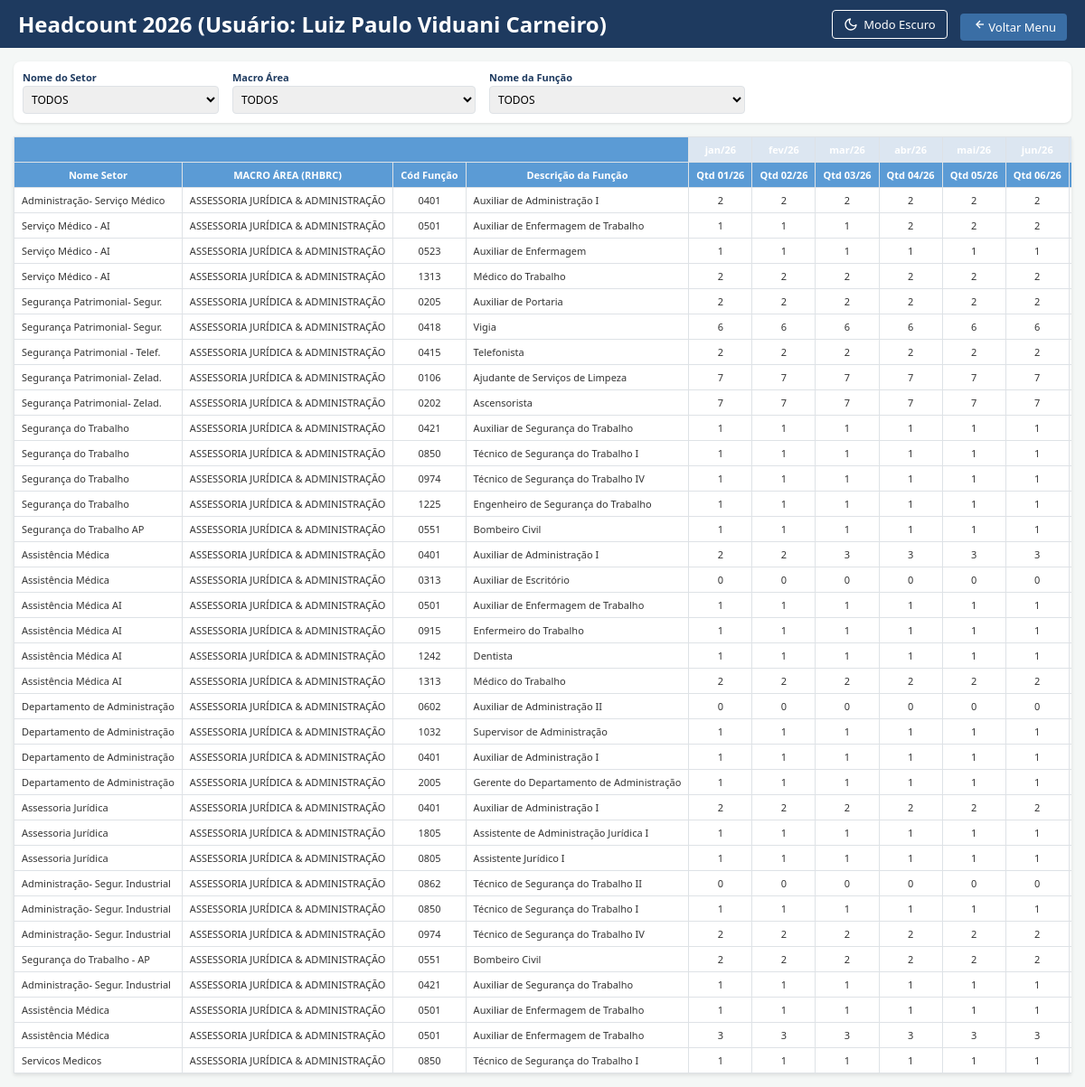
/headcount (signed in), run on the app's committed database.
### tables this page shows
CREATE TABLE headcount (
                    id INTEGER PRIMARY KEY AUTOINCREMENT,
                    cod_empresa TEXT,
                    nome_empresa TEXT,
                    empresa_hc TEXT,
                    cod_setor TEXT,
                    matricula_gestor TEXT,
                    gestor TEXT,
                    atividade_hc TEXT,
                    nome_setor TEXT,
                    macro_area TEXT,
                    cod_funcao TEXT,
                    desc_funcao TEXT,
                    qtd_01 INTEGER DEFAULT 0,
                    qtd_02 INTEGER DEFAULT 0,
                    qtd_03 INTEGER DEFAULT 0,
                    qtd_04 INTEGER DEFAULT 0,
                    qtd_05 INTEGER DEFAULT 0,
                    qtd_06 INTEGER DEFAULT 0,
                    qtd_07 INTEGER DEFAULT 0,
                    qtd_08 INTEGER DEFAULT 0,
                    qtd_09 INTEGER DEFAULT 0,
                    qtd_10 INTEGER DEFAULT 0,
                    qtd_11 INTEGER DEFAULT 0,
                    qtd_12 INTEGER DEFAULT 0
                );

### app.py (the view)
@app.route('/headcount')
def headcount():
    if 'matricula' not in session:
        return redirect(url_for('login'))
    if session.get('tipo', 'simples') == 'simples':
        return redirect(url_for('index'))
    is_master = session.get('is_master', False)
    is_planejador = session.get('is_planejador', False)
    acesso_total_hc = is_master or is_planejador
    matricula = session.get('matricula')
    conn = get_db_connection()
    try:
        total = conn.execute('SELECT COUNT(*) as c FROM headcount').fetchone()['c']
        if total == 0:
            raise sqlite3.OperationalError("Table is empty, forcing seed")
        if acesso_total_hc:
            lista_hc = conn.execute('SELECT * FROM headcount').fetchall()
        else:
            lista_hc = conn.execute('SELECT * FROM headcount WHERE matricula_gestor = ?', (matricula,)).fetchall()
    except sqlite3.OperationalError:
        import pandas as pd
        import shutil
        import os
        try:
            shutil.copy2('HEADCOUNT 2026.xlsx', 'temp_hc.xlsx')
            df = pd.read_excel('temp_hc.xlsx', header=0)
            df = df.dropna(subset=[df.columns[0]])
            conn.execute('''
                CREATE TABLE IF NOT EXISTS headcount (
                    id INTEGER PRIMARY KEY AUTOINCREMENT,
                    cod_empresa TEXT,
                    nome_empresa TEXT,
                    empresa_hc TEXT,
                    cod_setor TEXT,
                    matricula_gestor TEXT,
                    gestor TEXT,
                    atividade_hc TEXT,
                    nome_setor TEXT,
                    macro_area TEXT,
                    cod_funcao TEXT,
                    desc_funcao TEXT,
                    qtd_01 INTEGER DEFAULT 0,
                    qtd_02 INTEGER DEFAULT 0,
                    qtd_03 INTEGER DEFAULT 0,
                    qtd_04 INTEGER DEFAULT 0,
                    qtd_05 INTEGER DEFAULT 0,
                    qtd_06 INTEGER DEFAULT 0,
                    qtd_07 INTEGER DEFAULT 0,
                    qtd_08 INTEGER DEFAULT 0,
                    qtd_09 INTEGER DEFAULT 0,
                    qtd_10 INTEGER DEFAULT 0,
                    qtd_11 INTEGER DEFAULT 0,
                    qtd_12 INTEGER DEFAULT 0
                )
            ''')
            for _, row in df.iterrows():
                cod = str(row.iloc[0]).strip()
                if 'TOTAL' in cod.upper() or 'SUBTOTAL' in cod.upper() or len(cod) == 0 or cod == 'nan':
                    continue
                matr_val = str(row.iloc[4]).strip()
                if matr_val == "nan": matr_val = ""
                conn.execute('''
                    INSERT INTO headcount (
                        cod_empresa, nome_empresa, empresa_hc, cod_setor, matricula_gestor, gestor,
                        atividade_hc, nome_setor, macro_area, cod_funcao, desc_funcao,
                        qtd_01, qtd_02, qtd_03, qtd_04, qtd_05, qtd_06,
                        qtd_07, qtd_08, qtd_09, qtd_10, qtd_11, qtd_12
                    ) VALUES (?,?,?,?,?,?,?,?,?,?,?,?,?,?,?,?,?,?,?,?,?,?,?)
                ''', (
                    str(row.iloc[0]), str(row.iloc[1]), str(row.iloc[2]), str(row.iloc[3]), matr_val, str(row.iloc[5]),
                    str(row.iloc[6]), str(row.iloc[7]), str(row.iloc[9]), str(row.iloc[10]), str(row.iloc[11]),
                    int(row.iloc[12]) if pd.notna(row.iloc[12]) else 0,
                    int(row.iloc[13]) if pd.notna(row.iloc[13]) else 0,
                    int(row.iloc[14]) if pd.notna(row.iloc[14]) else 0,
                    int(row.iloc[15]) if pd.notna(row.iloc[15]) else 0,
                    int(row.iloc[16]) if pd.notna(row.iloc[16]) else 0,
                    int(row.iloc[17]) if pd.notna(row.iloc[17]) else 0,
                    int(row.iloc[18]) if pd.notna(row.iloc[18]) else 0,
                    int(row.iloc[19]) if pd.notna(row.iloc[19]) else 0,
                    int(row.iloc[20]) if len(row) > 20 and pd.notna(row.iloc[20]) else 0,
                    int(row.iloc[21]) if len(row) > 21 and pd.notna(row.iloc[21]) else 0,
                    int(row.iloc[22]) if len(row) > 22 and pd.notna(row.iloc[22]) else 0,
                    int(row.iloc[23]) if len(row) > 23 and pd.notna(row.iloc[23]) else 0
                ))
            conn.commit()
            if acesso_total_hc:
                lista_hc = conn.execute('SELECT * FROM headcount').fetchall()
            else:
                lista_hc = conn.execute('SELECT * FROM headcount WHERE matricula_gestor = ?', (matricula,)).fetchall()
        except Exception as e:
            conn.close()
            return f"Erro fatal ao importar planilha headcount: {str(e)}"
    conn.close()
    hcs = [dict(ix) for ix in lista_hc]
    return render_template('headcount.html', hcs=hcs, is_master=acesso_total_hc, nome=session.get('nome'))

### app.py (called while the page is built)
def get_db_connection():
    import os
    db_path = os.path.join(os.path.dirname(__file__), 'app.db')
    conn = sqlite3.connect(db_path, timeout=20) # Aumentar timeout para evitar locks
    conn.row_factory = sqlite3.Row
    return conn

### templates/headcount.html (shortened to what this page needs)
<!DOCTYPE html>
<html lang="pt-BR">
<head>
</head>
<body>
    <nav class="navbar">
        <h2>Headcount 2026 (Usuário: {{ nome|default("Visitante") }})</h2>
        <div>
            <button class="btn theme-toggle-btn" onclick="toggleDarkMode()" style="margin-left: 10px; background: transparent; border: 1px solid white; display: inline-flex; align-items: center; gap: 6px;"></button>
            <a href="/" class="btn" style="margin-left: 10px;">
                <svg viewBox="0 0 24 24">
                    <path d="M15 18l-6-6 6-6" />
                    <line x1="9" y1="12" x2="21" y2="12" />
                </svg>
                Voltar Menu
            </a>
        </div>
    </nav>
    <div class="container">
        <div class="filters">
            <div class="filter-group">
                <label>Nome do Setor</label>
                <select id="flt_setor" class="filter-select" onchange="runFilters()">
                    <option value="">TODOS</option>
                </select>
            </div>
            <div class="filter-group">
                <label>Macro Área</label>
                <select id="flt_macro" class="filter-select" onchange="runFilters()">
                    <option value="">TODOS</option>
                </select>
            </div>
            <div class="filter-group">
                <label>Nome da Função</label>
                <select id="flt_funcao" class="filter-select" onchange="runFilters()">
                    <option value="">TODOS</option>
                </select>
            </div>
        </div>
        <div class="table-wrapper">
            <table id="hcTable">
                <thead>
                    <tr class="header-months">
                        {% if is_master %}
                        <th colspan="11"></th>
                        {% else %}
                        <th colspan="4"></th>
                        {% endif %}
                        <th class="t-bg">jan/26</th>
                        <th class="t-bg">fev/26</th>
                        <th class="t-bg">mar/26</th>
                        <th class="t-bg">abr/26</th>
                        <th class="t-bg">mai/26</th>
                        <th class="t-bg">jun/26</th>
                        <th class="t-bg">jul/26</th>
                    </tr>
                    <tr class="header-desc">
                        <th>Nome Setor</th>
                        <th>MACRO ÁREA (RHBRC)</th>
                        <th>Cód Função</th>
                        <th>Descrição da Função</th>
                        <th>Qtd 01/26</th>
                        <th>Qtd 02/26</th>
                        <th>Qtd 03/26</th>
                        <th>Qtd 04/26</th>
                        <th>Qtd 05/26</th>
                        <th>Qtd 06/26</th>
                        <th>Qtd 07/26</th>
                    </tr>
                </thead>
                <tbody id="hcBody">
                    {% for h in hcs %}
                    <tr class="hc-row" data-id="{{ h.id }}">
                        <td class="text-col">{{ h.nome_setor }}</td>
                        <td class="text-col">{{ h.macro_area }}</td>
                        <td>{{ h.cod_funcao }}</td>
                        <td class="text-col">{{ h.desc_funcao }}</td>
                        {% for pt in [h.qtd_01, h.qtd_02, h.qtd_03, h.qtd_04, h.qtd_05, h.qtd_06, h.qtd_07, h.qtd_08,
                        h.qtd_09, h.qtd_10, h.qtd_11, h.qtd_12] %}
                        <td class="col-mes">
                            {% if is_master %}
                            <input type="number" class="input-qtd" min="0" data-idx="{{ loop.index }}" value="{{ pt }}"
                                onchange="markDirty(this)">
                            {% else %}
                            {{ pt }}
                            {% endif %}
                        </td>
                        {% endfor %}
                    </tr>
                    {% endfor %}
                </tbody>
            </table>
        </div>
    </div>
</body>
</html>

### templates/headcount.html (style rules this page uses)
:root { --primary-blue: #1e3a5f; --secondary-blue: #3A6EA5; --light-bg: #f4f7f6; --white: #ffffff; --border-color: #dee2e6; --success: #28a745; }
* { margin: 0; padding: 0; box-sizing: border-box; font-family: 'Segoe UI', Tahoma, Verdana, sans-serif; }
body { background-color: var(--light-bg); color: #333; display: flex; flex-direction: column; height: 100vh; }
.navbar { background-color: var(--primary-blue); color: var(--white); padding: 10px 20px; display: flex; justify-content: space-between; align-items: center; }
.btn { background: var(--secondary-blue); color: var(--white); border: none; padding: 6px 12px; border-radius: 4px; cursor: pointer; text-decoration: none; font-size: 13px; }
.btn svg { width: 16px; height: 16px; stroke: currentColor; fill: none; stroke-width: 2; }
.container { flex: 1; padding: 15px; display: flex; flex-direction: column; overflow: hidden; }
.filters { display: flex; gap: 15px; margin-bottom: 15px; flex-wrap: wrap; background: var(--white); padding: 10px; border-radius: 8px; box-shadow: 0 1px 3px rgba(0, 0, 0, 0.1); }
.filter-group { display: flex; flex-direction: column; }
.filter-group label { font-size: 11px; font-weight: bold; color: var(--primary-blue); margin-bottom: 2px; }
.filter-select { padding: 5px; border: 1px solid var(--border-color); border-radius: 4px; font-size: 12px; min-width: 150px; }
.table-wrapper { flex: 1; overflow: auto; background: var(--white); box-shadow: 0 2px 4px rgba(0, 0, 0, 0.1); }
table { border-collapse: collapse; font-size: 11px; white-space: nowrap; }
th, td { padding: 6px 8px; border: 1px solid var(--border-color); text-align: center; }
td.text-col { text-align: left; }
thead th { background-color: #5b9bd5; color: white; position: sticky; top: 0; z-index: 2; }
thead tr.header-months th { top: 0; }
thead tr.header-desc th { top: 26px; }
.t-bg { background-color: #DCE6F1; }
.col-mes { width: 45px; }

### data on the page
headcount: nome_setor "Administração- Serviço Médico", macro_area "ASSESSORIA JURÍDICA & ADMINISTRAÇÃO", cod_funcao "0401", desc_funcao "Auxiliar de Administração I", pt "2" "2" "2" "2" "2" "2"
headcount: nome_setor "Serviço Médico - AI", macro_area "ASSESSORIA JURÍDICA & ADMINISTRAÇÃO", cod_funcao "0501", desc_funcao "Auxiliar de Enfermagem de Trabalho", pt "1" "1" "1" "2" "2" "2"
headcount: nome_setor "Serviço Médico - AI", macro_area "ASSESSORIA JURÍDICA & ADMINISTRAÇÃO", cod_funcao "0523", desc_funcao "Auxiliar de Enfermagem", pt "1" "1" "1" "1" "1" "1"
headcount: nome_setor "Serviço Médico - AI", macro_area "ASSESSORIA JURÍDICA & ADMINISTRAÇÃO", cod_funcao "1313", desc_funcao "Médico do Trabalho", pt "2" "2" "2" "2" "2" "2"
headcount: nome_setor "Segurança Patrimonial- Segur.", macro_area "ASSESSORIA JURÍDICA & ADMINISTRAÇÃO", cod_funcao "0205", desc_funcao "Auxiliar de Portaria", pt "2" "2" "2" "2" "2" "2"
headcount: nome_setor "Segurança Patrimonial- Segur.", macro_area "ASSESSORIA JURÍDICA & ADMINISTRAÇÃO", cod_funcao "0418", desc_funcao "Vigia", pt "6" "6" "6" "6" "6" "6"
headcount: nome_setor "Segurança Patrimonial - Telef.", macro_area "ASSESSORIA JURÍDICA & ADMINISTRAÇÃO", cod_funcao "0415", desc_funcao "Telefonista", pt "2" "2" "2" "2" "2" "2"
headcount: nome_setor "Segurança Patrimonial- Zelad.", macro_area "ASSESSORIA JURÍDICA & ADMINISTRAÇÃO", cod_funcao "0106", desc_funcao "Ajudante de Serviços de Limpeza", pt "7" "7" "7" "7" "7" "7"
headcount: nome_setor "Segurança Patrimonial- Zelad.", macro_area "ASSESSORIA JURÍDICA & ADMINISTRAÇÃO", cod_funcao "0202", desc_funcao "Ascensorista", pt "7" "7" "7" "7" "7" "7"
headcount: nome_setor "Segurança do Trabalho", macro_area "ASSESSORIA JURÍDICA & ADMINISTRAÇÃO", cod_funcao "0421", desc_funcao "Auxiliar de Segurança do Trabalho", pt "1" "1" "1" "1" "1" "1"
headcount: nome_setor "Segurança do Trabalho", macro_area "ASSESSORIA JURÍDICA & ADMINISTRAÇÃO", cod_funcao "0850", desc_funcao "Técnico de Segurança do Trabalho I", pt "1" "1" "1" "1" "1" "1"
headcount: nome_setor "Segurança do Trabalho", macro_area "ASSESSORIA JURÍDICA & ADMINISTRAÇÃO", cod_funcao "0974", desc_funcao "Técnico de Segurança do Trabalho IV", pt "1" "1" "1" "1" "1" "1"
headcount: nome_setor "Segurança do Trabalho", macro_area "ASSESSORIA JURÍDICA & ADMINISTRAÇÃO", cod_funcao "1225", desc_funcao "Engenheiro de Segurança do Trabalho", pt "1" "1" "1" "1" "1" "1"
headcount: nome_setor "Segurança do Trabalho AP", macro_area "ASSESSORIA JURÍDICA & ADMINISTRAÇÃO", cod_funcao "0551", desc_funcao "Bombeiro Civil", pt "1" "1" "1" "1" "1" "1"
headcount: nome_setor "Assistência Médica", macro_area "ASSESSORIA JURÍDICA & ADMINISTRAÇÃO", cod_funcao "0401", desc_funcao "Auxiliar de Administração I", pt "2" "2" "3" "3" "3" "3"
headcount: nome_setor "Assistência Médica", macro_area "ASSESSORIA JURÍDICA & ADMINISTRAÇÃO", cod_funcao "0313", desc_funcao "Auxiliar de Escritório", pt "0" "0" "0" "0" "0" "0"
headcount: nome_setor "Assistência Médica AI", macro_area "ASSESSORIA JURÍDICA & ADMINISTRAÇÃO", cod_funcao "0501", desc_funcao "Auxiliar de Enfermagem de Trabalho", pt "1" "1" "1" "1" "1" "1"
headcount: nome_setor "Assistência Médica AI", macro_area "ASSESSORIA JURÍDICA & ADMINISTRAÇÃO", cod_funcao "0915", desc_funcao "Enfermeiro do Trabalho", pt "1" "1" "1" "1" "1" "1"
headcount: nome_setor "Assistência Médica AI", macro_area "ASSESSORIA JURÍDICA & ADMINISTRAÇÃO", cod_funcao "1242", desc_funcao "Dentista", pt "1" "1" "1" "1" "1" "1"
headcount: nome_setor "Assistência Médica AI", macro_area "ASSESSORIA JURÍDICA & ADMINISTRAÇÃO", cod_funcao "1313", desc_funcao "Médico do Trabalho", pt "2" "2" "2" "2" "2" "2"
headcount: nome_setor "Departamento de Administração", macro_area "ASSESSORIA JURÍDICA & ADMINISTRAÇÃO", cod_funcao "0602", desc_funcao "Auxiliar de Administração II", pt "0" "0" "0" "0" "0" "0"
headcount: nome_setor "Departamento de Administração", macro_area "ASSESSORIA JURÍDICA & ADMINISTRAÇÃO", cod_funcao "1032", desc_funcao "Supervisor de Administração", pt "1" "1" "1" "1" "1" "1"
headcount: nome_setor "Departamento de Administração", macro_area "ASSESSORIA JURÍDICA & ADMINISTRAÇÃO", cod_funcao "0401", desc_funcao "Auxiliar de Administração I", pt "1" "1" "1" "1" "1" "1"
headcount: nome_setor "Departamento de Administração", macro_area "ASSESSORIA JURÍDICA & ADMINISTRAÇÃO", cod_funcao "2005", desc_funcao "Gerente do Departamento de Administração", pt "1" "1" "1" "1" "1" "1"
headcount: nome_setor "Assessoria Jurídica", macro_area "ASSESSORIA JURÍDICA & ADMINISTRAÇÃO", cod_funcao "0401", desc_funcao "Auxiliar de Administração I", pt "2" "2" "2" "2" "2" "2"
headcount: nome_setor "Assessoria Jurídica", macro_area "ASSESSORIA JURÍDICA & ADMINISTRAÇÃO", cod_funcao "1805", desc_funcao "Assistente de Administração Jurídica I", pt "1" "1" "1" "1" "1" "1"
headcount: nome_setor "Assessoria Jurídica", macro_area "ASSESSORIA JURÍDICA & ADMINISTRAÇÃO", cod_funcao "0805", desc_funcao "Assistente Jurídico I", pt "1" "1" "1" "1" "1" "1"
headcount: nome_setor "Administração- Segur. Industrial", macro_area "ASSESSORIA JURÍDICA & ADMINISTRAÇÃO", cod_funcao "0862", desc_funcao "Técnico de Segurança do Trabalho II", pt "0" "0" "0" "0" "0" "0"
headcount: nome_setor "Administração- Segur. Industrial", macro_area "ASSESSORIA JURÍDICA & ADMINISTRAÇÃO", cod_funcao "0850", desc_funcao "Técnico de Segurança do Trabalho I", pt "1" "1" "1" "1" "1" "1"
headcount: nome_setor "Administração- Segur. Industrial", macro_area "ASSESSORIA JURÍDICA & ADMINISTRAÇÃO", cod_funcao "0974", desc_funcao "Técnico de Segurança do Trabalho IV", pt "2" "2" "2" "2" "2" "2"
headcount: nome_setor "Segurança do Trabalho - AP", macro_area "ASSESSORIA JURÍDICA & ADMINISTRAÇÃO", cod_funcao "0551", desc_funcao "Bombeiro Civil", pt "2" "2" "2" "2" "2" "2"
headcount: nome_setor "Administração- Segur. Industrial", macro_area "ASSESSORIA JURÍDICA & ADMINISTRAÇÃO", cod_funcao "0421", desc_funcao "Auxiliar de Segurança do Trabalho", pt "1" "1" "1" "1" "1" "1"
headcount: nome_setor "Assistência Médica", macro_area "ASSESSORIA JURÍDICA & ADMINISTRAÇÃO", cod_funcao "0501", desc_funcao "Auxiliar de Enfermagem de Trabalho", pt "1" "1" "1" "1" "1" "1"
headcount: nome_setor "Assistência Médica", macro_area "ASSESSORIA JURÍDICA & ADMINISTRAÇÃO", cod_funcao "0501", desc_funcao "Auxiliar de Enfermagem de Trabalho", pt "3" "3" "3" "3" "3" "3"
headcount: nome_setor "Servicos Medicos", macro_area "ASSESSORIA JURÍDICA & ADMINISTRAÇÃO", cod_funcao "0850", desc_funcao "Técnico de Segurança do Trabalho I", pt "1" "1" "1" "1" "1" "1"

### other printed values
{{ nome|default("Visitante") }} "Luiz Paulo Viduani Carneiro"
